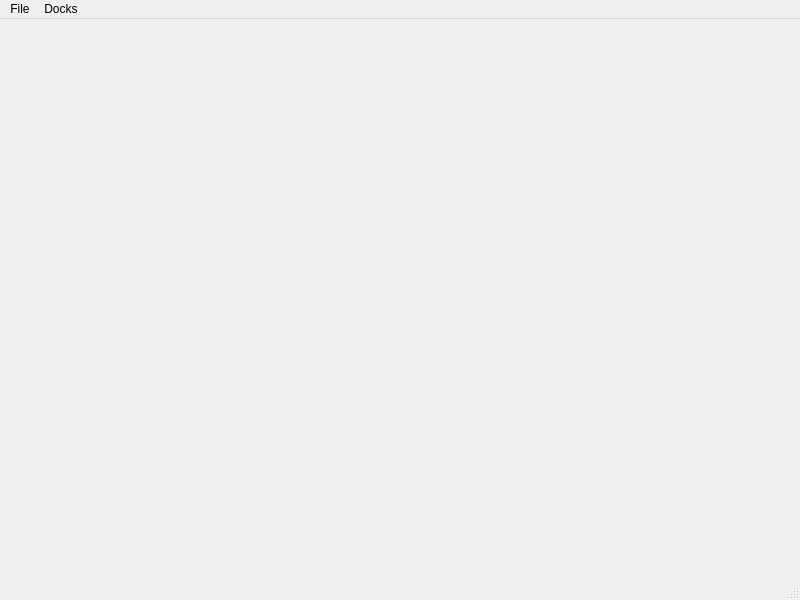
<?xml version="1.0" encoding="UTF-8"?>
<ui version="4.0">
 <class>EmuWindow</class>
 <widget class="QMainWindow" name="EmuWindow">
  <property name="geometry">
   <rect>
    <x>0</x>
    <y>0</y>
    <width>800</width>
    <height>600</height>
   </rect>
  </property>
  <property name="windowTitle">
   <string>omam8emu</string>
  </property>
  <widget class="QWidget" name="centralwidget"/>
  <widget class="QMenuBar" name="menubar">
   <property name="geometry">
    <rect>
     <x>0</x>
     <y>0</y>
     <width>800</width>
     <height>24</height>
    </rect>
   </property>
   <widget class="QMenu" name="menuFile">
    <property name="title">
     <string>File</string>
    </property>
    <addaction name="actionOpen_ROM"/>
   </widget>
   <widget class="QMenu" name="menuDocks">
    <property name="title">
     <string>Docks</string>
    </property>
    <addaction name="actionMemory_Viewer"/>
    <addaction name="actionIO_Devices"/>
    <addaction name="actionSerial_Output"/>
    <addaction name="separator"/>
    <addaction name="actionDebugLogs"/>
    <addaction name="actionCPU_State"/>
   </widget>
   <addaction name="menuFile"/>
   <addaction name="menuDocks"/>
  </widget>
  <widget class="QStatusBar" name="statusbar"/>
  <action name="actionOpen_ROM">
   <property name="text">
    <string>Open ROM...</string>
   </property>
   <property name="shortcut">
    <string>Ctrl+O</string>
   </property>
  </action>
  <action name="actionMemory_Viewer">
   <property name="checkable">
    <bool>true</bool>
   </property>
   <property name="text">
    <string>Memory Viewer</string>
   </property>
  </action>
  <action name="actionDebugLogs">
   <property name="checkable">
    <bool>true</bool>
   </property>
   <property name="text">
    <string>Debug Logs</string>
   </property>
   <property name="toolTip">
    <string>Emulator Logs</string>
   </property>
  </action>
  <action name="actionSerial_Output">
   <property name="checkable">
    <bool>true</bool>
   </property>
   <property name="text">
    <string>Serial Output</string>
   </property>
  </action>
  <action name="actionIO_Devices">
   <property name="checkable">
    <bool>true</bool>
   </property>
   <property name="text">
    <string>IO Devices</string>
   </property>
  </action>
  <action name="actionCPU_State">
   <property name="checkable">
    <bool>true</bool>
   </property>
   <property name="text">
    <string>CPU State</string>
   </property>
  </action>
 </widget>
 <resources/>
 <connections>
  <connection>
   <sender>actionOpen_ROM</sender>
   <signal>triggered()</signal>
   <receiver>EmuWindow</receiver>
   <slot>openROM()</slot>
   <hints>
    <hint type="sourcelabel">
     <x>-1</x>
     <y>-1</y>
    </hint>
    <hint type="destinationlabel">
     <x>399</x>
     <y>301</y>
    </hint>
   </hints>
  </connection>
 </connections>
 <slots>
  <slot>openROM()</slot>
 </slots>
</ui>
